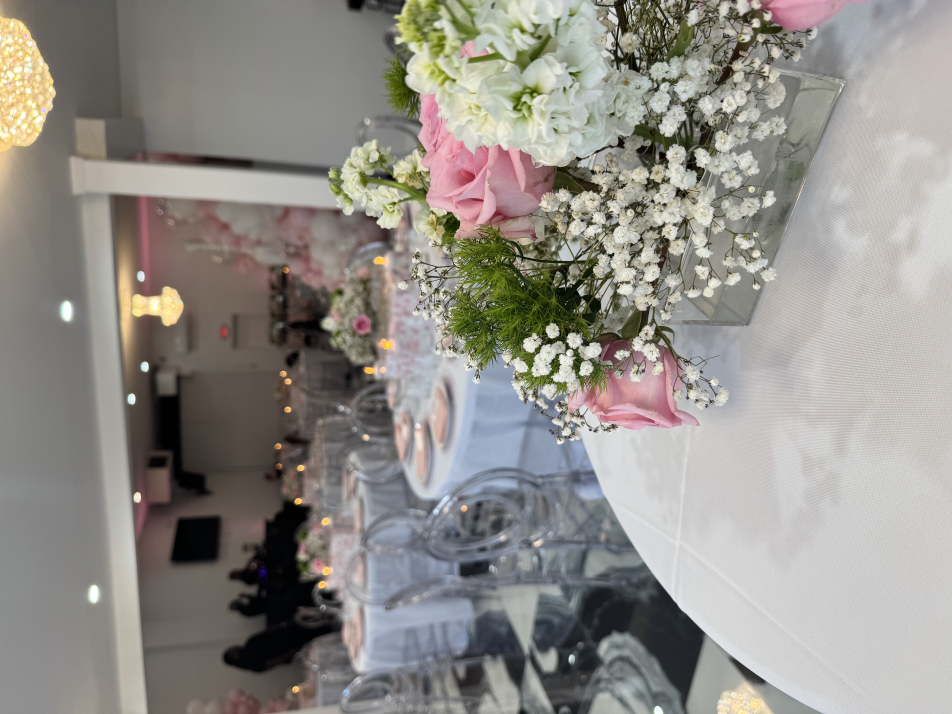
#> input picture public/images/babyshower1.jpeg, 5712 x 4284 px (shown at 1/6 size)
$ python resize_webp_images.py babyshower1.jpeg 100 100
#> lines starting #> are read from the running program, lines starting #| are printed output that depends on the picture
import sys
import os
from PIL import Image

def resize_image(input_path, output_path, width, height):
#> called with input_path = 'public/images/babyshower1.jpeg', output_path = 'public/images/babyshower1.jpeg', width = 100, height = 100
    with Image.open(input_path) as img:
#> img is the input picture: PIL image 5712x4284 RGB; mean R, G, B 145.7, 142.4, 136.8
        img_resized = img.resize((width, height), Image.LANCZOS)
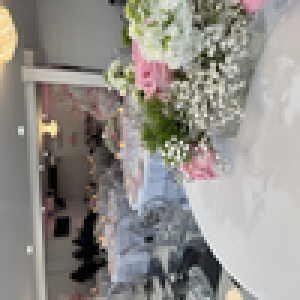
#> img_resized: PIL image 100x100 RGB (shown 3 times larger); mean R, G, B 145.7, 142.4, 136.8
        img_resized.save(output_path, 'WEBP')

if __name__ == "__main__":
    if len(sys.argv) < 4:
        print("Usage: python resize_webp_images.py <filename> <width> <height>")
        sys.exit(1)
    filename = sys.argv[1]
    width = int(sys.argv[2])
    height = int(sys.argv[3])
    folder = os.path.dirname(os.path.abspath(filename))
    input_path = filename if os.path.isabs(filename) else os.path.join(os.getcwd(), filename)
    output_path = input_path  # Overwrite original
    resize_image(input_path, output_path, width, height)
    print(f"{os.path.basename(filename)} resized to {width}x{height}.")

$ run again, on public/images/babyshower11.jpeg
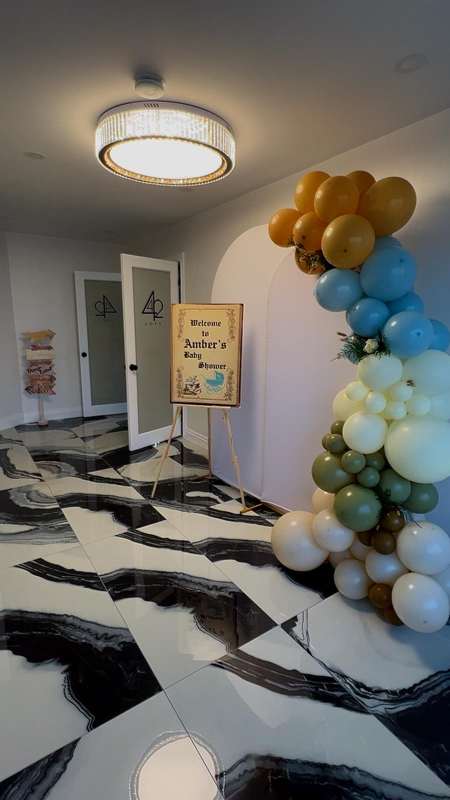
#> input picture public/images/babyshower11.jpeg, 900 x 1600 px (shown at 1/2 size)
#> in resize_image, img is the input picture: PIL image 900x1600 RGB; mean R, G, B 109.6, 106.8, 100.2
#> in resize_image, `img_resized = img.resize((width, height), Image.LANCZOS)`:
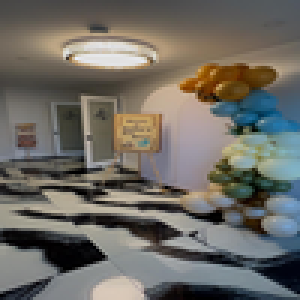
#> img_resized: PIL image 100x100 RGB (shown 3 times larger); mean R, G, B 109.7, 106.8, 100.2

$ run again, on public/images/babyshower12.jpeg
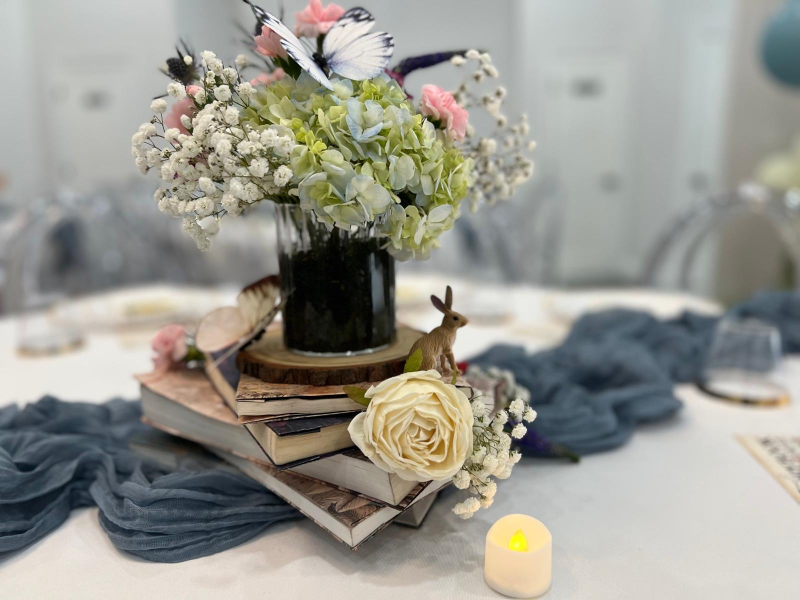
#> input picture public/images/babyshower12.jpeg, 1600 x 1200 px (shown at 1/2 size)
#> in resize_image, img is the input picture: PIL image 1600x1200 RGB; mean R, G, B 152.8, 151.7, 143.4
#> in resize_image, `img_resized = img.resize((width, height), Image.LANCZOS)`:
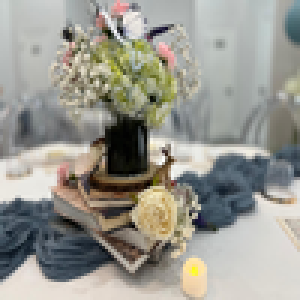
#> img_resized: PIL image 100x100 RGB (shown 3 times larger); mean R, G, B 152.8, 151.7, 143.4

$ run again, on public/images/babyshower13.jpeg
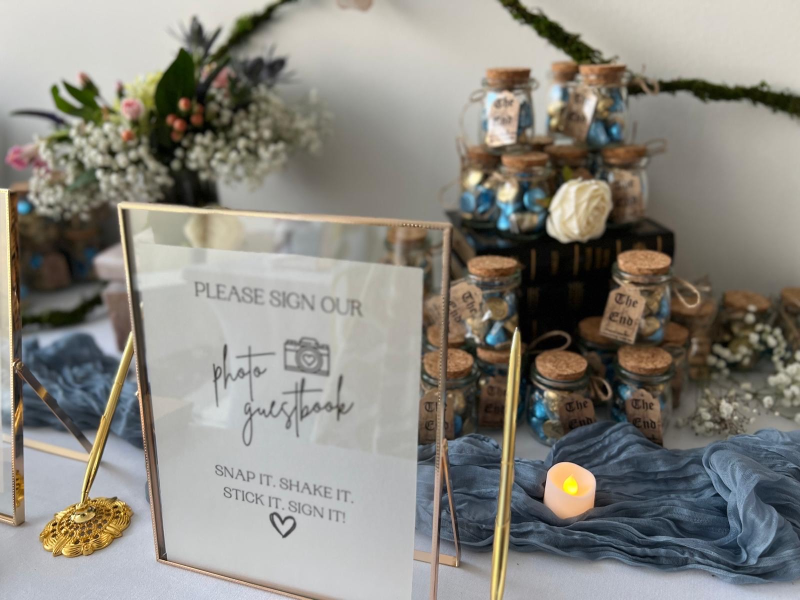
#> input picture public/images/babyshower13.jpeg, 1600 x 1200 px (shown at 1/2 size)
#> in resize_image, img is the input picture: PIL image 1600x1200 RGB; mean R, G, B 137.6, 135, 127.8
#> in resize_image, `img_resized = img.resize((width, height), Image.LANCZOS)`:
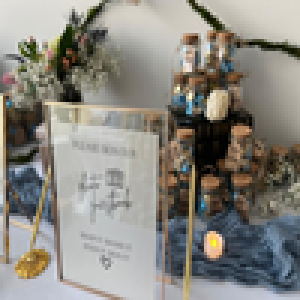
#> img_resized: PIL image 100x100 RGB (shown 3 times larger); mean R, G, B 137.6, 135.1, 127.9
